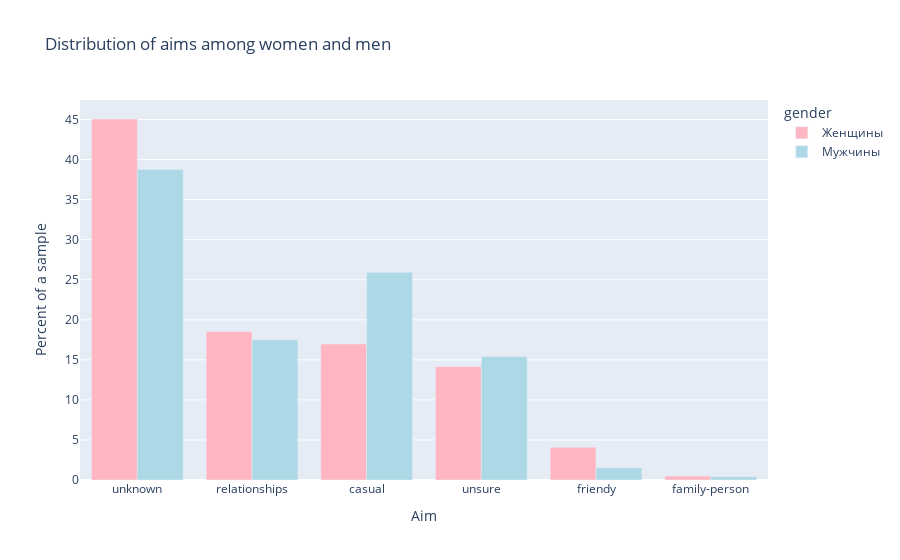

Here is the notebook cell this chart was saved with:
### Code cell
fig = px.bar(genders_aims, x="simpleaim", y="percent",
             color='gender', barmode='group', title='Distribution of aims among women and men',
             color_discrete_map={'Мужчины': 'lightblue', 'Женщины': 'lightpink'}, 
             labels={'simpleaim': 'Aim', 'percent':'Percent of a sample'})
fig.show()

### Figure 1 — Plotly figure (JSON) as saved in the notebook; plotly's stock layout.template omitted (floating-point values rounded to 4 significant figures)
{"data": [{"alignmentgroup": "True", "hovertemplate": "gender=Женщины<br>Aim=%{x}<br>Percent of a sample=%{y}<extra></extra>", "legendgroup": "Женщины", "marker": {"color": "lightpink", "pattern": {"shape": ""}}, "name": "Женщины", "offsetgroup": "Женщины", "orientation": "v", "showlegend": true, "textposition": "auto", "type": "bar", "x": ["unknown", "relationships", "casual", "unsure", "friendy", "family-person"], "xaxis": "x", "y": [45.07, 18.53, 16.98, 14.17, 4.097, 0.484], "yaxis": "y"}, {"alignmentgroup": "True", "hovertemplate": "gender=Мужчины<br>Aim=%{x}<br>Percent of a sample=%{y}<extra></extra>", "legendgroup": "Мужчины", "marker": {"color": "lightblue", "pattern": {"shape": ""}}, "name": "Мужчины", "offsetgroup": "Мужчины", "orientation": "v", "showlegend": true, "textposition": "auto", "type": "bar", "x": ["unknown", "casual", "relationships", "unsure", "friendy", "family-person"], "xaxis": "x", "y": [38.77, 25.93, 17.5, 15.41, 1.51, 0.4], "yaxis": "y"}], "layout": {"barmode": "group", "legend": {"title": {"text": "gender"}, "tracegroupgap": 0}, "title": {"text": "Distribution of aims among women and men"}, "xaxis": {"anchor": "y", "domain": [0, 1], "title": {"text": "Aim"}}, "yaxis": {"anchor": "x", "domain": [0, 1], "title": {"text": "Percent of a sample"}}}}
